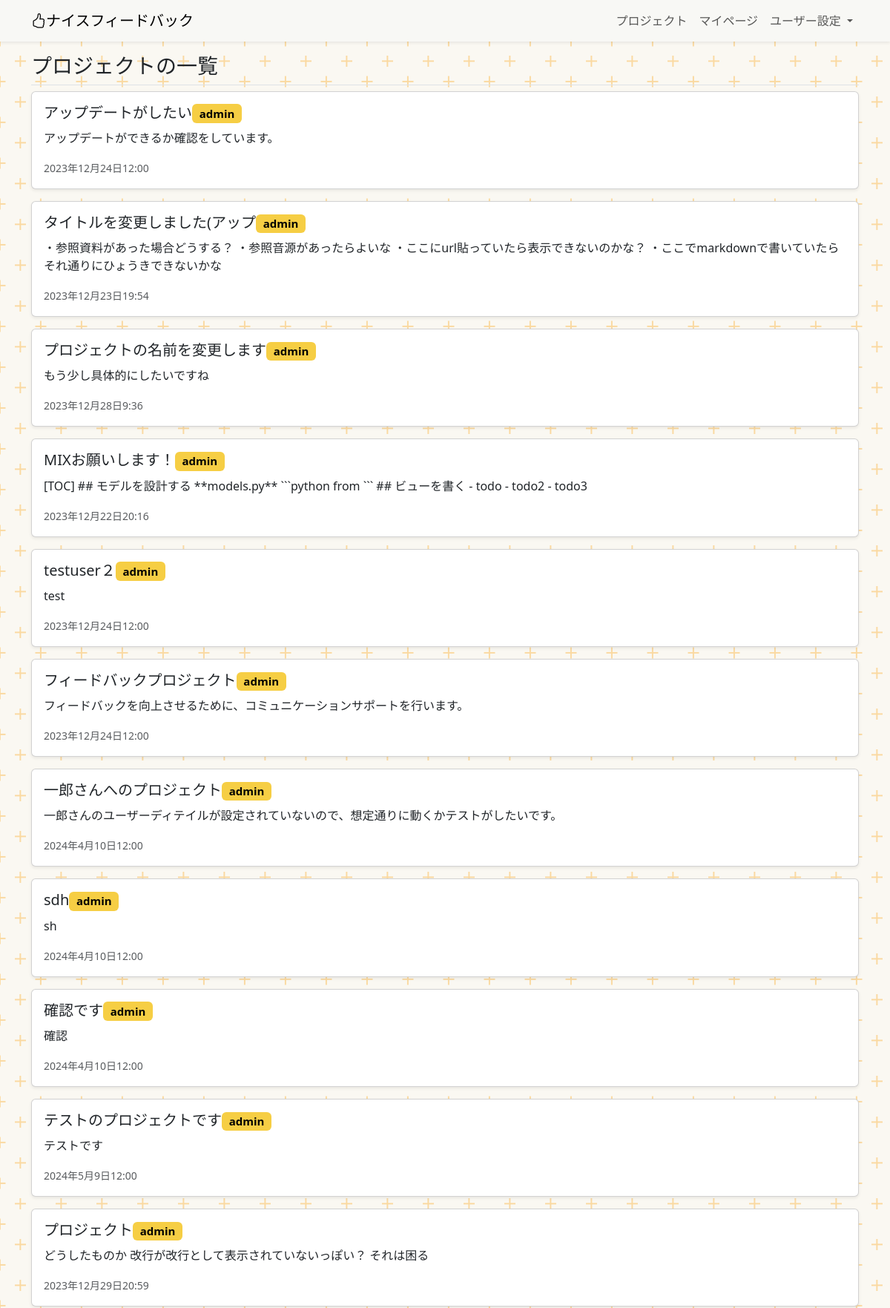
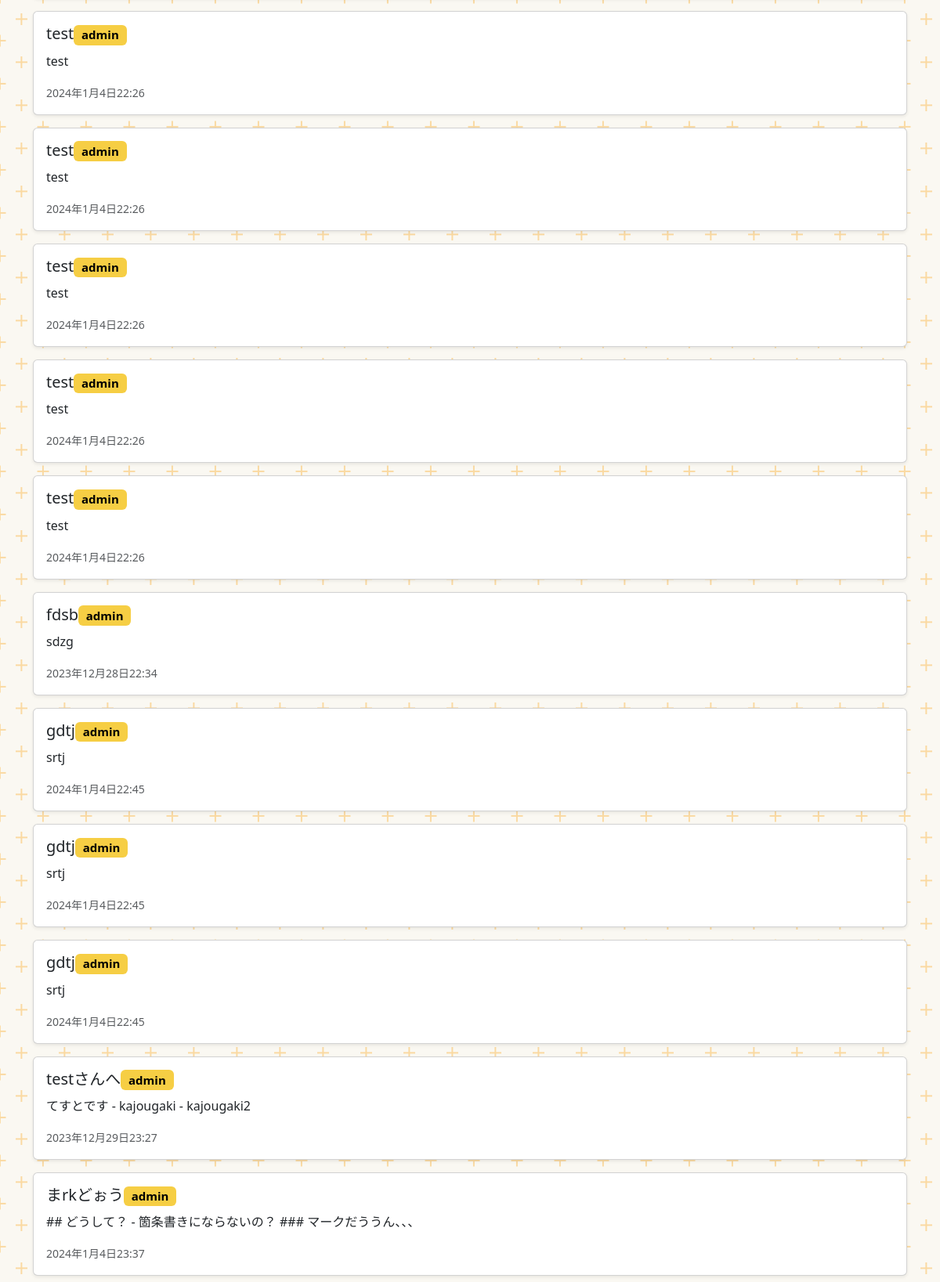
Page /project-list/ (signed in, upper part) on the committed database (2 pictures, top to bottom).
### project/models.py (models this page shows, shortened)
class Project(models.Model):
    title = models.CharField(
        verbose_name="プロジェクトのタイトル",
        max_length=30,
    )
    about = models.TextField(
        verbose_name="このプロジェクトについて"
    )
    purpose = models.TextField(
        verbose_name="このプロジェクトで実現したいこと",
        null=True
    )
    deadline_datetime = models.DateTimeField(
        verbose_name="締め切り日時",
    )
    reference_image1 = models.ImageField(
        verbose_name="参考画像1",
        upload_to="references",
        blank=True,
        null=True,
    )
    reference_image2 = models.ImageField(
        verbose_name="参考画像2",
        upload_to="references",
        blank=True,
        null=True,
    )
    reference_image3 = models.ImageField(
        verbose_name="参考画像3",
        upload_to="references",
        blank=True,
        null=True,
    )
    reference_movie1 = models.FileField(
        verbose_name="参考動画1",
        upload_to="references",
        blank=True,
        null=True,
    )
    reference_movie2 = models.FileField(
        verbose_name="参考動画2",
        upload_to="references",
        blank=True,
        null=True,
    )
    reference_movie3 = models.FileField(
        verbose_name="参考動画3",
        upload_to="references",
        blank=True,
        null=True,
    )
    reference_music1 = models.FileField(
        verbose_name="参考音源1",
        upload_to="references",
        blank=True,
        null=True,
    )
    reference_music2 = models.FileField(
        verbose_name="参考音源2",
        upload_to="references",
        blank=True,
        null=True,
    )
    reference_music3 = models.FileField(
        verbose_name="参考音源3",
        upload_to="references",
        blank=True,
        null=True,
    )
    reference_url1 = models.URLField(
        verbose_name="参考URL1",
        blank=True,
        null=True,
    )
    reference_url2 = models.URLField(
        verbose_name="参考URL2",
        blank=True,
        null=True,
    )
    reference_url3 = models.URLField(
        verbose_name="参考URL3",
        blank=True,
        null=True,
    )
    created_at = models.DateTimeField(
        verbose_name="プロジェクトを登録した日時",
        auto_now_add=True,
    )
    updated_at = models.DateTimeField(
        verbose_name="プロジェクトの詳細を更新した時間",
        auto_now=True,
    )
    orderer_user = models.ForeignKey(
        CustomUser,
        verbose_name="発注者",
        on_delete=models.PROTECT,
        related_name="orderer_user",
    )
    contractor_user = models.ForeignKey(
        CustomUser,
        verbose_name="受注者",
        on_delete=models.PROTECT,
        related_name="contractor_user",
    )
    orderer_users = models.ManyToManyField(
        CustomUser,
        verbose_name="発注者のサポーター",
        blank=True,
        related_name="orderer_users",
    )
    contractor_users = models.ManyToManyField(
        CustomUser,
        verbose_name="受注者のサポーター",
        blank=True,
        related_name="contractor_users",
    )
    created_user = models.ForeignKey(
        CustomUser,
        verbose_name="プロジェクトの作成者",
        on_delete=models.PROTECT,
        related_name="created_user"
    )
    is_done = models.BooleanField(
        default=False,
        help_text="プロジェクトが完了したらTrue"
    )
    is_accepted = models.BooleanField(
        default=False,
        help_text="プロジェクトを確認してもらえたらTrue"
    )
    feedback_rule = models.ForeignKey(
        UserDetail,
        verbose_name="受注した人が設定したフィードバックルール",
        on_delete=models.CASCADE,
        blank=True,
        null=True,
    )
    def __str__(self):
        return self.title

### account/models.py (models this page shows)
class CustomUser(AbstractUser):
    pass

### project/views.py (the view)
# urls.py: path('project-list/', views.ProjectListView.as_view(), name="project_list"),
class ProjectListView(ListView):
    template_name = "project_list.html"
    def get_queryset(self):
        projects = Project.objects.filter(created_user= self.request.user)
        return projects

### project/templates/project_list.html
{% extends "base.html" %}
{% block contents %}
<div class="container">
  <h3 class="pb-2 border-bottom">
    プロジェクトの一覧
  </h3>
  {% for record in object_list %}
  <a href="{% url "project:project_detail" record.pk %}" class="card mb-3 text-decoration-none">
    <div class="card-body">
      <h5 class="card-title">{{record}}<span class="badge text-bg-primary">{{record.orderer_user}}</span></h5>
      <p class="card-text">{{record.about}}</p>
      <p class="card-text"><small class="text-body-secondary">{{record.deadline_datetime}}</small></p>
    </div>
  </a>
  {% endfor %}
</div>
{% endblock %}

### static/css/style.css (style rules this page uses)
body { position: relative; }

### rows in the picture
Project: title "アップデートがしたい", orderer_user "admin", about "アップデートができるか確認をしています。", deadline_datetime "2023年12月24日12:00"
Project: title "タイトルを変更しました(アップ", orderer_user "admin", about "・参照資料があった場合どうする？ ・参照音源があったらよいな ・ここにurl貼っていたら表示できないのかな？ ・ここでmarkdownで書いていたらそれ通りにひょうきできないかな", deadline_datetime "2023年12月23日19:54"
Project: title "プロジェクトの名前を変更します", orderer_user "admin", about "もう少し具体的にしたいですね", deadline_datetime "2023年12月28日9:36"
Project: title "MIXお願いします！", orderer_user "admin", about "[TOC] ## モデルを設計する **models.py** ```python from ``` ## ビューを書く - todo - todo2 - todo3", deadline_datetime "2023年12月22日20:16"
Project: title "testuser２", orderer_user "admin", about "test", deadline_datetime "2023年12月24日12:00"
Project: title "フィードバックプロジェクト", orderer_user "admin", about "フィードバックを向上させるために、コミュニケーションサポートを行います。", deadline_datetime "2023年12月24日12:00"
Project: title "一郎さんへのプロジェクト", orderer_user "admin", about "一郎さんのユーザーディテイルが設定されていないので、想定通りに動くかテストがしたいです。", deadline_datetime "2024年4月10日12:00"
Project: title "sdh", orderer_user "admin", about "sh", deadline_datetime "2024年4月10日12:00"
Project: title "確認です", orderer_user "admin", about "確認", deadline_datetime "2024年4月10日12:00"
Project: title "テストのプロジェクトです", orderer_user "admin", about "テストです", deadline_datetime "2024年5月9日12:00"
Project: title "プロジェクト", orderer_user "admin", about "どうしたものか 改行が改行として表示されていないっぽい？ それは困る", deadline_datetime "2023年12月29日20:59"
Project: title "test", orderer_user "admin", about "test", deadline_datetime "2024年1月4日22:26"
Project: title "test", orderer_user "admin", about "test", deadline_datetime "2024年1月4日22:26"
Project: title "test", orderer_user "admin", about "test", deadline_datetime "2024年1月4日22:26"
Project: title "test", orderer_user "admin", about "test", deadline_datetime "2024年1月4日22:26"
Project: title "test", orderer_user "admin", about "test", deadline_datetime "2024年1月4日22:26"
Project: title "fdsb", orderer_user "admin", about "sdzg", deadline_datetime "2023年12月28日22:34"
Project: title "gdtj", orderer_user "admin", about "srtj", deadline_datetime "2024年1月4日22:45"
Project: title "gdtj", orderer_user "admin", about "srtj", deadline_datetime "2024年1月4日22:45"
Project: title "gdtj", orderer_user "admin", about "srtj", deadline_datetime "2024年1月4日22:45"
Project: title "testさんへ", orderer_user "admin", about "てすとです - kajougaki - kajougaki2", deadline_datetime "2023年12月29日23:27"
Project: title "まrkどぉう", orderer_user "admin", about "## どうして？ - 箇条書きにならないの？ ### マークだううん、、、", deadline_datetime "2024年1月4日23:37"
